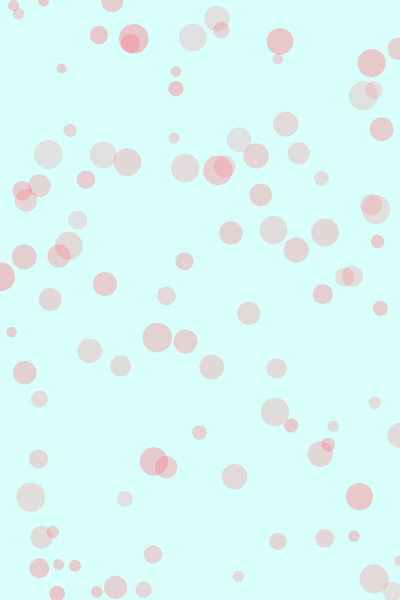
Frame 1 (no input)
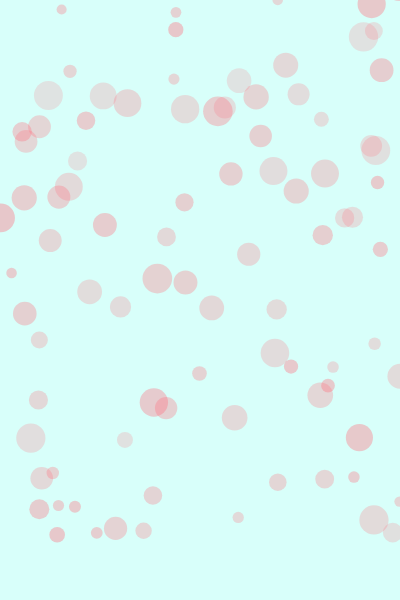
Frame 60 (no input)
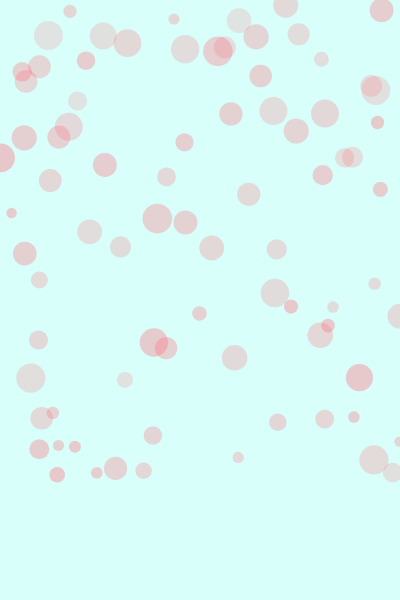
Frame 120 (the mouse pressed at the canvas centre since frame 60)

The p5.js sketch that drew these frames (run headless with seeded random() and noise() and a simulated clock; from frame 60 on, the mouse is pressed at the canvas centre):

// p5.js sketch
// ── sketch.js
var myBubble = [];

function setup(){
    createCanvas(400, 600);
    noStroke();
    for(var i = 0; i < 100; i++){
        myBubble[i] = new bubble();
    }   
}

function draw(){
    background(216, 255, 250);
    for(var i = 0; i < 100; i++){
        myBubble[i].drawAllBubbles();
        myBubble[i].bubbleRises();
    }   
}

// ── bubble.js
class bubble
{
    constructor()
    {
        this.x = random(0,400);
        this.y = random(0,600);
        this.size = random(10,30);
        this.alpha = random(50,100);
    }
    drawAllBubbles()
    {
        fill(255, 112, 127, this.alpha);
        ellipse(this.x, this.y, this.size);
    }
    bubbleRises(){
        this.y = this.y - 1;
    }
}
